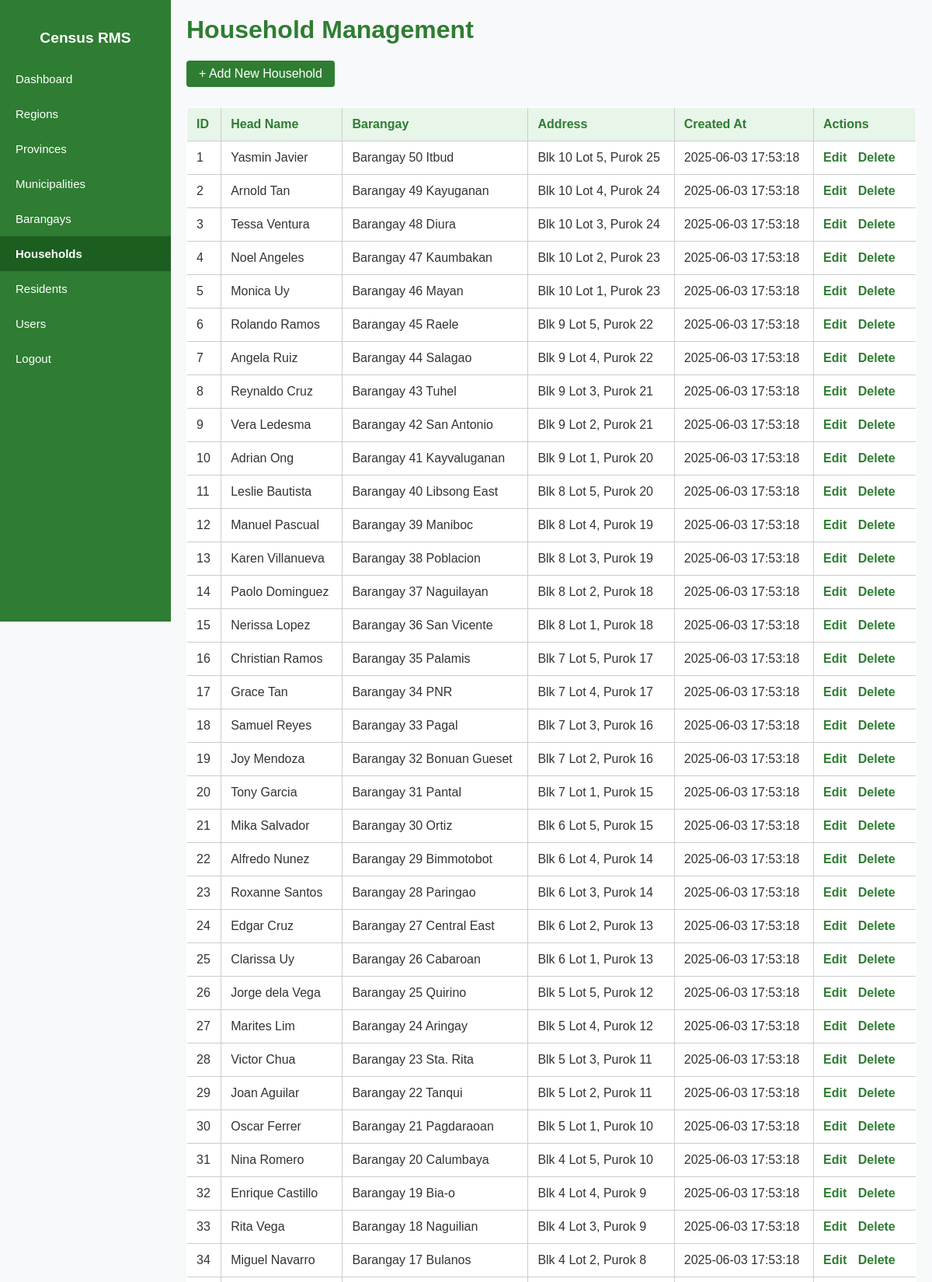
Page /households/index.php (signed in, upper part) on the committed database.
### tables this page shows
CREATE TABLE `households` (
  `id` int(11) NOT NULL,
  `head_name` varchar(100) NOT NULL,
  `address` text NOT NULL,
  `barangay_id` int(11) NOT NULL,
  `created_at` timestamp NOT NULL DEFAULT current_timestamp()
);

CREATE TABLE `barangays` (
  `id` int(11) NOT NULL,
  `name` varchar(100) NOT NULL,
  `code` varchar(10) NOT NULL,
  `municipality_id` int(11) DEFAULT NULL,
  `created_at` datetime DEFAULT current_timestamp()
);

### households/index.php (the view, shortened to what this page needs)
<?php
require '../config/db.php';
$stmt = $pdo->query("SELECT h.id, h.head_name, h.address, b.name AS barangay, h.created_at
                      FROM households h
                      JOIN barangays b ON h.barangay_id = b.id
                      ORDER BY h.id DESC");
$households = $stmt->fetchAll();
?>
<!DOCTYPE html>
<html lang="en">
<head>
  <link rel="stylesheet" href="../assets/css/style.css">
</head>
<body>
<?php include '../includes/sidebar.php'; ?>
<div class="main-content">
  <h1>Household Management</h1>
  <a class="add-button" href="create.php">+ Add New Household</a>
  <table>
    <thead>
      <tr>
        <th>ID</th>
        <th>Head Name</th>
        <th>Barangay</th>
        <th>Address</th>
        <th>Created At</th>
        <th>Actions</th>
      </tr>
    </thead>
    <tbody>
      <?php if ($households): ?>
        <?php $no = 1; foreach ($households as $hh): ?>
          <tr>
            <td><?= $no++ ?></td>
            <td><?= htmlspecialchars($hh['head_name']) ?></td>
            <td><?= htmlspecialchars($hh['barangay']) ?></td>
            <td><?= htmlspecialchars($hh['address']) ?></td>
            <td><?= $hh['created_at'] ?? '—' ?></td>
            <td class="actions">
              <a href="edit.php?id=<?= $hh['id'] ?>">Edit</a>
              <a href="delete.php?id=<?= $hh['id'] ?>" onclick="return confirm('Are you sure?')">Delete</a>
            </td>
          </tr>
        <?php endforeach; ?>
      <?php else: ?>
        <tr><td colspan="6">No households found.</td></tr>
      <?php endif; ?>
    </tbody>
  </table>
</div>
</body>
</html>

### assets/css/style.css (style rules this page uses)
body { font-family: 'Poppins', sans-serif; margin: 0; padding: 0; background: #ffffff; color: #333; }

### households/index.php (style rules this page uses)
body { font-family: Arial, sans-serif; background: #f8f9fa; margin: 0; }
.main-content { margin-left: 220px; padding: 20px; }
h1 { color: #2e7d32; margin-top: 0; }
.actions a { margin-right: 10px; color: #2e7d32; text-decoration: none; font-weight: bold; }
table { width: 100%; border-collapse: collapse; margin-top: 1rem; background: white; border-radius: 4px; overflow: hidden; }
table, th, td { border: 1px solid #ccc; }
th { background: #e8f5e9; color: #2e7d32; }
th, td { padding: 12px; text-align: left; }
.add-button { display: inline-block; background: #2e7d32; color: white; padding: 8px 16px; border-radius: 4px; text-decoration: none; margin-bottom: 10px; }

### includes/sidebar.php (style rules this page uses)
.main-content { margin-left: 220px; padding: 20px; }

### rows in the picture
households: head_name "Yasmin Javier", barangay.name "Barangay 50 Itbud", address "Blk 10 Lot 5, Purok 25", created_at "2025-06-03 17:53:18"
households: head_name "Arnold Tan", barangay.name "Barangay 49 Kayuganan", address "Blk 10 Lot 4, Purok 24", created_at "2025-06-03 17:53:18"
households: head_name "Tessa Ventura", barangay.name "Barangay 48 Diura", address "Blk 10 Lot 3, Purok 24", created_at "2025-06-03 17:53:18"
households: head_name "Noel Angeles", barangay.name "Barangay 47 Kaumbakan", address "Blk 10 Lot 2, Purok 23", created_at "2025-06-03 17:53:18"
households: head_name "Monica Uy", barangay.name "Barangay 46 Mayan", address "Blk 10 Lot 1, Purok 23", created_at "2025-06-03 17:53:18"
households: head_name "Rolando Ramos", barangay.name "Barangay 45 Raele", address "Blk 9 Lot 5, Purok 22", created_at "2025-06-03 17:53:18"
households: head_name "Angela Ruiz", barangay.name "Barangay 44 Salagao", address "Blk 9 Lot 4, Purok 22", created_at "2025-06-03 17:53:18"
households: head_name "Reynaldo Cruz", barangay.name "Barangay 43 Tuhel", address "Blk 9 Lot 3, Purok 21", created_at "2025-06-03 17:53:18"
households: head_name "Vera Ledesma", barangay.name "Barangay 42 San Antonio", address "Blk 9 Lot 2, Purok 21", created_at "2025-06-03 17:53:18"
households: head_name "Adrian Ong", barangay.name "Barangay 41 Kayvaluganan", address "Blk 9 Lot 1, Purok 20", created_at "2025-06-03 17:53:18"
households: head_name "Leslie Bautista", barangay.name "Barangay 40 Libsong East", address "Blk 8 Lot 5, Purok 20", created_at "2025-06-03 17:53:18"
households: head_name "Manuel Pascual", barangay.name "Barangay 39 Maniboc", address "Blk 8 Lot 4, Purok 19", created_at "2025-06-03 17:53:18"
households: head_name "Karen Villanueva", barangay.name "Barangay 38 Poblacion", address "Blk 8 Lot 3, Purok 19", created_at "2025-06-03 17:53:18"
households: head_name "Paolo Dominguez", barangay.name "Barangay 37 Naguilayan", address "Blk 8 Lot 2, Purok 18", created_at "2025-06-03 17:53:18"
households: head_name "Nerissa Lopez", barangay.name "Barangay 36 San Vicente", address "Blk 8 Lot 1, Purok 18", created_at "2025-06-03 17:53:18"
households: head_name "Christian Ramos", barangay.name "Barangay 35 Palamis", address "Blk 7 Lot 5, Purok 17", created_at "2025-06-03 17:53:18"
households: head_name "Grace Tan", barangay.name "Barangay 34 PNR", address "Blk 7 Lot 4, Purok 17", created_at "2025-06-03 17:53:18"
households: head_name "Samuel Reyes", barangay.name "Barangay 33 Pagal", address "Blk 7 Lot 3, Purok 16", created_at "2025-06-03 17:53:18"
households: head_name "Joy Mendoza", barangay.name "Barangay 32 Bonuan Gueset", address "Blk 7 Lot 2, Purok 16", created_at "2025-06-03 17:53:18"
households: head_name "Tony Garcia", barangay.name "Barangay 31 Pantal", address "Blk 7 Lot 1, Purok 15", created_at "2025-06-03 17:53:18"
households: head_name "Mika Salvador", barangay.name "Barangay 30 Ortiz", address "Blk 6 Lot 5, Purok 15", created_at "2025-06-03 17:53:18"
households: head_name "Alfredo Nunez", barangay.name "Barangay 29 Bimmotobot", address "Blk 6 Lot 4, Purok 14", created_at "2025-06-03 17:53:18"
households: head_name "Roxanne Santos", barangay.name "Barangay 28 Paringao", address "Blk 6 Lot 3, Purok 14", created_at "2025-06-03 17:53:18"
households: head_name "Edgar Cruz", barangay.name "Barangay 27 Central East", address "Blk 6 Lot 2, Purok 13", created_at "2025-06-03 17:53:18"
households: head_name "Clarissa Uy", barangay.name "Barangay 26 Cabaroan", address "Blk 6 Lot 1, Purok 13", created_at "2025-06-03 17:53:18"
households: head_name "Jorge dela Vega", barangay.name "Barangay 25 Quirino", address "Blk 5 Lot 5, Purok 12", created_at "2025-06-03 17:53:18"
households: head_name "Marites Lim", barangay.name "Barangay 24 Aringay", address "Blk 5 Lot 4, Purok 12", created_at "2025-06-03 17:53:18"
households: head_name "Victor Chua", barangay.name "Barangay 23 Sta. Rita", address "Blk 5 Lot 3, Purok 11", created_at "2025-06-03 17:53:18"
households: head_name "Joan Aguilar", barangay.name "Barangay 22 Tanqui", address "Blk 5 Lot 2, Purok 11", created_at "2025-06-03 17:53:18"
households: head_name "Oscar Ferrer", barangay.name "Barangay 21 Pagdaraoan", address "Blk 5 Lot 1, Purok 10", created_at "2025-06-03 17:53:18"
households: head_name "Nina Romero", barangay.name "Barangay 20 Calumbaya", address "Blk 4 Lot 5, Purok 10", created_at "2025-06-03 17:53:18"
households: head_name "Enrique Castillo", barangay.name "Barangay 19 Bia-o", address "Blk 4 Lot 4, Purok 9", created_at "2025-06-03 17:53:18"
households: head_name "Rita Vega", barangay.name "Barangay 18 Naguilian", address "Blk 4 Lot 3, Purok 9", created_at "2025-06-03 17:53:18"
households: head_name "Miguel Navarro", barangay.name "Barangay 17 Bulanos", address "Blk 4 Lot 2, Purok 8", created_at "2025-06-03 17:53:18"
